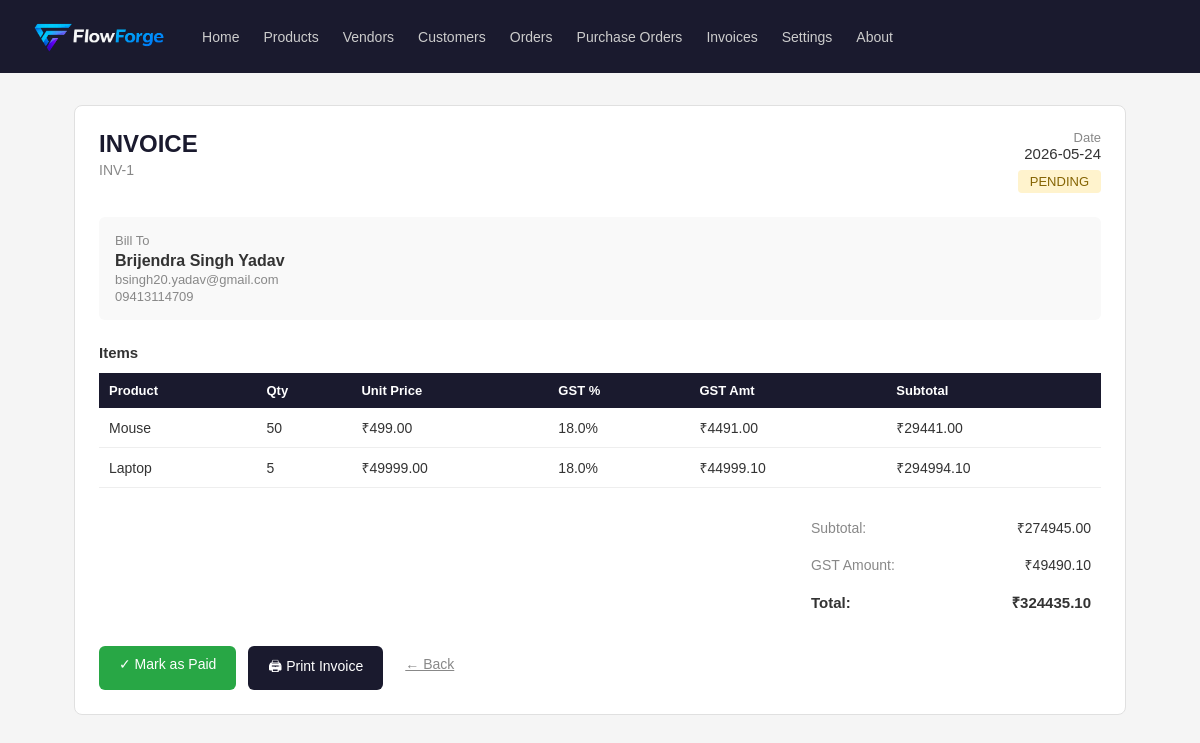
Before: /invoices/1 with the older database file.
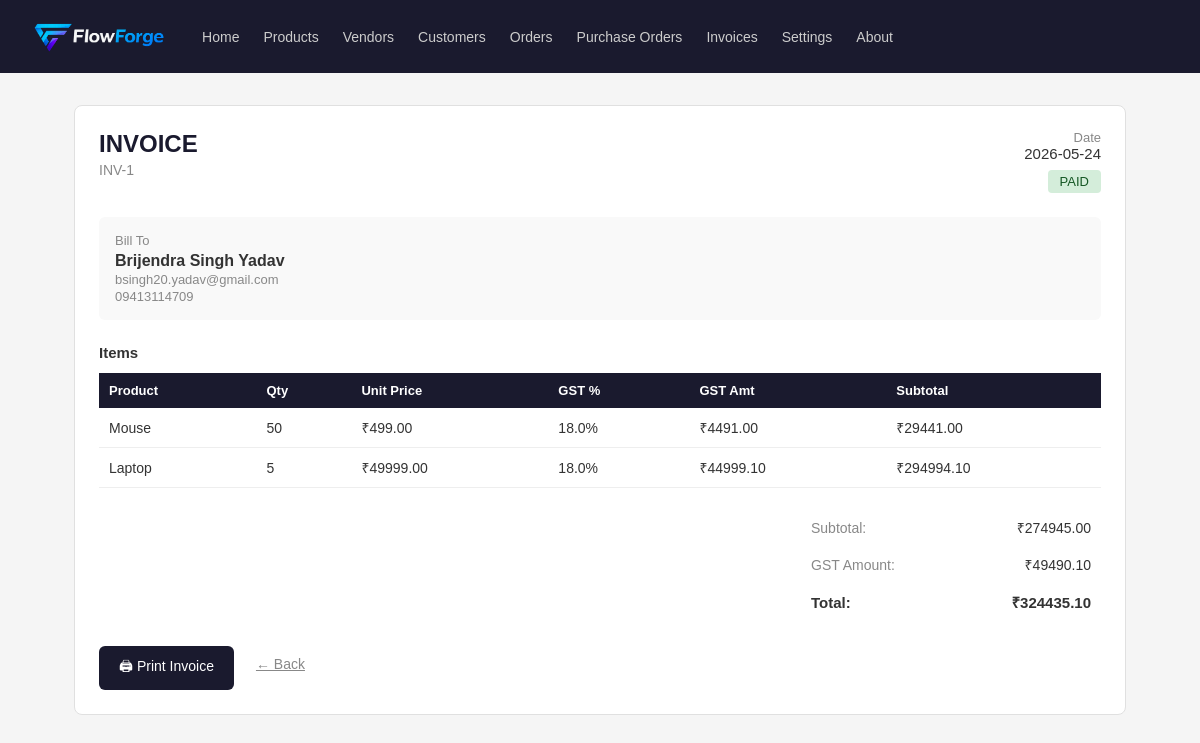
After: the same page with the newer database file.
### tables this page shows
CREATE TABLE invoices (
            id INTEGER PRIMARY KEY AUTOINCREMENT,
            order_id INTEGER NOT NULL,
            customer_id INTEGER NOT NULL,
            status TEXT DEFAULT 'pending',
            subtotal REAL DEFAULT 0,
            gst_amount REAL DEFAULT 0,
            total_amount REAL DEFAULT 0,
            created_at TIMESTAMP DEFAULT CURRENT_TIMESTAMP,
            FOREIGN KEY (order_id) REFERENCES orders(id),
            FOREIGN KEY (customer_id) REFERENCES customers(id)
        );

### App.py (the view)
@app.route('/invoices/<int:id>')
def invoices_detail(id):
    db = get_db()
    invoice = db.execute('''
        SELECT invoices.*,
               customers.name as customer_name,
               customers.email as customer_email,
               customers.phone as customer_phone,
               customers.address as customer_address
        FROM invoices
        JOIN customers ON invoices.customer_id = customers.id
        WHERE invoices.id = ?
    ''', (id,)).fetchone()
    if not invoice:
        flash("Invoice nahi mila!", "danger")
        return redirect(url_for('invoices_list'))
    items = db.execute('''
        SELECT order_items.*,
               products.name as product_name,
               products.gst_percent as gst_percent
        FROM order_items
        JOIN products ON order_items.product_id = products.id
        WHERE order_items.order_id = ?
    ''', (invoice['order_id'],)).fetchall()
    db.close()
    return render_template('invoices/detail.html', invoice=invoice, items=items)

### database.py (called while the page is built)
def get_db():
    conn = sqlite3.connect(DATABASE)
    conn.row_factory = sqlite3.Row
    return conn

### templates/invoices/detail.html (shortened to what the changed rows need)
{% extends "base.html" %}
{% block content %}
<div class="card">
    <div style="display: flex; justify-content: space-between; align-items: flex-start;">
        <div>
            <h2 style="font-size: 24px; color: #1a1a2e;">INVOICE</h2>
            <p style="color: #888; font-size: 14px; margin-top: 4px;">INV-{{ invoice['id'] }}</p>
        </div>
        <div style="text-align: right;">
            <p style="font-size: 13px; color: #888;">Date</p>
            <p style="font-size: 15px;">{{ invoice['created_at'][:10] }}</p>
            <span style="
                background: {% if invoice['status'] == 'paid' %}#d4edda{% else %}#fff3cd{% endif %};
                color: {% if invoice['status'] == 'paid' %}#155724{% else %}#856404{% endif %};
                padding: 4px 12px; border-radius: 4px; font-size: 13px; margin-top: 8px; display: inline-block;">
                {{ invoice['status'] | upper }}
            </span>
        </div>
    </div>
    <table style="width: 100%; border-collapse: collapse;">
        <thead>
            <tr style="background: #1a1a2e; color: white;">
                <th style="padding: 10px; text-align: left; font-size: 13px;">Product</th>
                <th style="padding: 10px; text-align: left; font-size: 13px;">Qty</th>
                <th style="padding: 10px; text-align: left; font-size: 13px;">Unit Price</th>
                <th style="padding: 10px; text-align: left; font-size: 13px;">GST %</th>
                <th style="padding: 10px; text-align: left; font-size: 13px;">GST Amt</th>
                <th style="padding: 10px; text-align: left; font-size: 13px;">Subtotal</th>
            </tr>
        </thead>
    </table>
    <div style="margin-top: 20px; display: flex; justify-content: flex-end;">
        <table style="width: 300px;">
            <tr>
                <td style="padding: 8px; font-size: 14px; color: #888;">Subtotal:</td>
                <td style="padding: 8px; font-size: 14px; text-align: right;">
                    ₹{{ "%.2f"|format(invoice['subtotal']) }}
                </td>
            </tr>
            <tr>
                <td style="padding: 8px; font-size: 14px; color: #888;">GST Amount:</td>
                <td style="padding: 8px; font-size: 14px; text-align: right;">
                    ₹{{ "%.2f"|format(invoice['gst_amount']) }}
                </td>
            </tr>
            <tr style="border-top: 2px solid #1a1a2e;">
                <td style="padding: 8px; font-size: 15px; font-weight: 600;">Total:</td>
                <td style="padding: 8px; font-size: 15px; font-weight: 600; text-align: right;">
                    ₹{{ "%.2f"|format(invoice['total_amount']) }}
                </td>
            </tr>
        </table>
    </div>
    <div style="margin-top: 24px; display: flex; gap: 12px;">
        {% if invoice['status'] == 'pending' %}
        <a href="/invoices/mark-paid/{{ invoice['id'] }}"
           style="background: #28a745; color: white; padding: 10px 20px;
           border-radius: 6px; text-decoration: none; font-size: 14px;">
            ✓ Mark as Paid
        </a>
        {% endif %}
        <a href="/invoices/{{ invoice['id'] }}/print"
           style="background: #1a1a2e; color: white; padding: 10px 20px;
           border-radius: 6px; text-decoration: none; font-size: 14px;">
            🖨 Print Invoice
        </a>
        <a href="/invoices"
           style="font-size: 14px; color: #888; padding: 10px;">
            ← Back
        </a>
    </div>
</div>
{% endblock %}

Changed rows visible on the page:
changed invoices id 1: status "PENDING" → "PAID"
Other visible differences:
text no longer shown: "✓ Mark as Paid"
